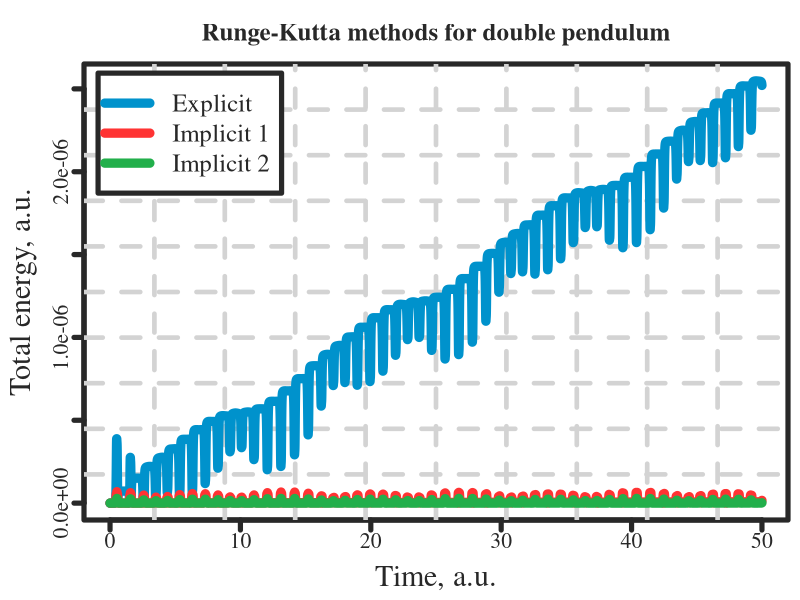

Recreate this plot in R.
#Color plot of smooth lines with R base package

# The position of the legend can be specified also using the following keywords:
# "bottomright", "bottom", "bottomleft", "left", "topleft", "top", "topright", "right" and "center".
# The parameter inset is used to create margins

tol <- 1e-9

data1 <- read.table("data/results.dat")

x1 <- data1$V1
z1 <- data1$V5
z2 <- data1$V6
z3 <- data1$V7

z1 <- abs(z1-z1[1])
z2 <- abs(z2-z2[1])
z3 <- abs(z3-z3[1])

#=========================================

nms <- c("Explicit","Implicit 1","Implicit 2")

x_max <- max(x1)
x_min <- min(x1)
x_length <- x_max-x_min
z_max <- max(z1,z2,z3)
z_min <- min(z1,z2,z3)

number_of_lines <- 3

cols <- c("#0092cc", "#ff3333", "#22af4b")
ltys <- c(1, 1, 1)
pchs <- c(NA, NA, NA)


col_main <- "#282828"
lwd_main <- 5
axis_label_size <- 1.8
legend_font_size <- 1.5
tick_font_size <- 1.3
title_font_size <- 1.5

filename <- paste("dp_energy", sep="")

png(paste(filename, ".png", sep = ""), width = 2000, height = 2000, units = "px", pointsize = 45)
# par(mar = c(bottom, left, top, right))
par(mar = c(4.0, 4.2, 3.2, 0.6), mgp = c(2.5, 0.6, 0), lwd = lwd_main, family = "Times",
    bg = "#ffffff", col = col_main, col.lab = col_main, col.axis = col_main, col.main = col_main)

line_width <- 9
psz <- 1

plot(0, 0, pch = NA, # log = "y",
    xlim = c(x_min, x_max), ylim = c(z_min, z_max), 
    xlab = "Time, a.u.", 
    ylab = "Total energy, a.u.", 
    main = paste("Runge-Kutta methods for double pendulum", sep=""),
    cex.axis = tick_font_size,
    cex.main = title_font_size,
    cex.lab = axis_label_size)

axis(1, col.ticks = col_main, lwd = lwd_main, lwd.ticks = lwd_main, col = col_main, labels = FALSE)
axis(2, col.ticks = col_main, lwd = lwd_main, lwd.ticks = lwd_main, col = col_main, labels = FALSE)

grid(nx = 10, ny = 10, col = "lightgray", lty = 2, lwd = 0.5*line_width, equilogs = FALSE)

lines(x1, z1, lwd = line_width, col = cols[1], lty = ltys[1])
lines(x1, z2, lwd = line_width, col = cols[2], lty = ltys[2])
lines(x1, z3, lwd = line_width, col = cols[3], lty = ltys[3])


legend("topleft", inset = 0.02, 
    legend = nms, 
    lwd = rep(line_width, number_of_lines), 
    lty = ltys,
    pch = pchs, 
    col = cols, 
    cex = legend_font_size,
    box.col = col_main)

dev.off()